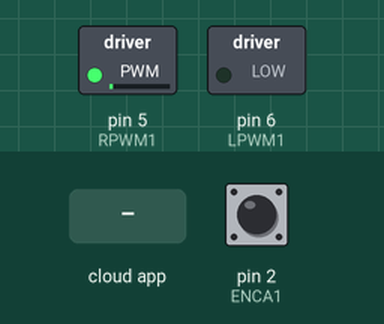
Recording of a sketch running on a simulated Arduino Uno, built with avr-gcc and run on an emulated ATmega328P. Parts: switched loads named in the sketch (green lamp = pin HIGH). The test bench sets the inputs (shaded band); at power-on: pin 2 (ENCA1) HIGH. The ROS host is connected and sends only what is stated.

Above: at 1.2 s.
1.3 s: the phone or cloud app sets V1 to -100
At 1.9 s:
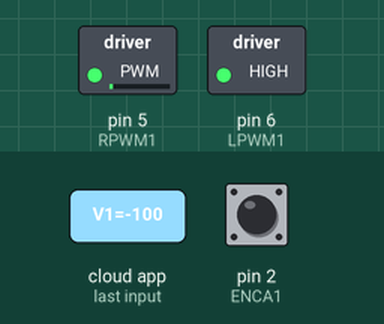
2.9 s: the phone or cloud app sets V1 to 0
At 3.8 s:
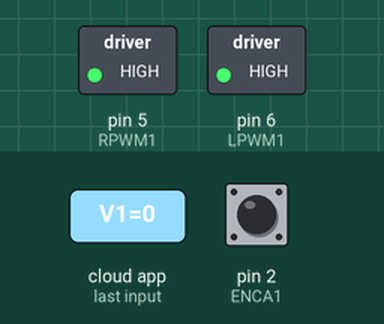
Timing chart, 0 to 5.9 s (numbered marks = the images above; inputs shaded):
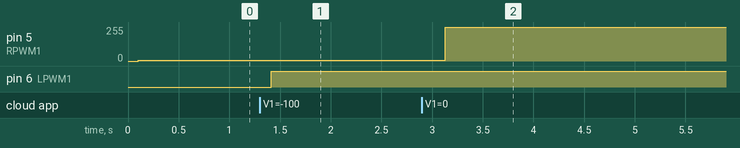

Measured:
- after the input at 1.3 s, pin 6 (LPWM1): LOW → HIGH after 0.11 s
- after the input at 2.9 s, pin 5 (RPWM1): 5/255 → 255/255 after 0.23 s

The sketch:

Motor1_PID_ROS_RPS.ino
```cpp
#define RPWM1 5
#define LPWM1 6
#define ENCA1 2
#define ENCB1 3

//ROS
#include <ros.h>
#include <std_msgs/Float64.h>
#include <std_msgs/Int64.h>
#include <std_msgs/Int16.h>

// Error
float error;

//PID
float kp = 0.3718 ;
float ki = kp * 0.75 ;
float kd = kp * 0.00001 ;
float dt = 1;
float prevError;
float integral;
float derivative;
float PID;

// RPM
unsigned long currentMillis, previousMillis;

//PWM
float pwm1;

//ENCODER
volatile long pulse = 0;
volatile long previousEncoder = 0;
volatile long currentEncoder;

// MOTOR
const int ppr = 7; //define number of pulses in one round of encoder
const float GR = 1 / 19.2; //gear ratio
const float R = 0.538048496; //load (omniwheel) ratio
//RPM
float RPM;           //rotating speed in rad/s
float old_RPM = 0;
float new_RPM = 0;
//rad/s
float RPS;
float old_RPS = 0 ;
float new_RPS = 0;
//m/s
float Vel;
float old_Vel = 0;
float new_Vel = 0;
const int interval = 100; //choose interval is 0.1 second (100 milliseconds)

float set_point = 0;
int pulse_pub = 0;

//ROS

ros::NodeHandle nh;
std_msgs::Int64 encoder;

void set_point_callback(const std_msgs::Float64& set_point_1) {
  set_point = set_point_1.data;
}

void pulse_callback(const std_msgs::Int64& pulse_1) {
  int pulse_pub = 0;
  pulse_pub = pulse_1.data;
}

ros::Subscriber<std_msgs::Float64> sub("/V1", &set_point_callback);
ros::Publisher encoderValue("/encoderValue_1", &encoder);

void setup() {
  nh.getHardware()->setBaud(57600);//baudrate
  nh.initNode();
  nh.subscribe(sub);
  nh.advertise(encoderValue);

  pinMode (ENCA1, INPUT_PULLUP);
  pinMode (ENCB1, INPUT_PULLUP);

  pinMode(RPWM1, OUTPUT);
  pinMode(LPWM1, OUTPUT);

  digitalWrite(ENCA1, HIGH);
  digitalWrite(ENCB1, HIGH);

  attachInterrupt(digitalPinToInterrupt(ENCA1), readEncoder, CHANGE);
  //  Serial.begin(9600);
}

void loop() {
  readSpeed();
  nh.loginfo("Encoder_Value_1");

  encoder.data = pulse;
  encoderValue.publish(&encoder);

  nh.spinOnce();
  delay(100);
}

void readEncoder() {
  if (digitalRead(ENCA1) == digitalRead(ENCB1)) {
    pulse--;
  } else {
    pulse++;
  }
}

void readSpeed() {
  currentEncoder = pulse;
  currentMillis = millis();
  if (currentMillis - previousMillis > interval)
  {
    previousMillis = currentMillis;
    RPM = (float)((((currentEncoder - previousEncoder) * 600) / ppr) * GR) ;
    RPS = (float)((RPM * 2 * 3.14) / 600); // konversi Rotasi per menit ke Radian per sekon dikali keliling roda dan dibagi waktu
//  Vel = (float)(RPS * 0.05); // kecepatan linear adalah kecepatan sudut dikali dengan jari jari roda

    previousEncoder = currentEncoder;
    new_RPM = RPM;
    new_RPS = RPS;
//    new_Vel = Vel;/

    error = abs(set_point) - abs(new_RPS);
    integral += error * dt;
    derivative = ((error - prevError)  / dt );

    PID = (kp * error) + (ki * integral) + (kd * derivative);
    prevError = error;

    pwm1 =  ((25.612 * PID) + 5.3486);
    pwm1 = min(max(pwm1, 0), 255);

    //    PID = min(max(PID, 0), 255);
    //    pwm1 =  ((512.25 * PID) + 5.3486);

    old_RPM = new_RPM;
    old_RPS = new_RPS;
//    old_Vel = new_Vel;/

    if (set_point >= 0) {
      analogWrite(RPWM1, pwm1);
    }
    else if (set_point <= 0) {
      analogWrite(LPWM1, pwm1);
    }
  }
}
```
